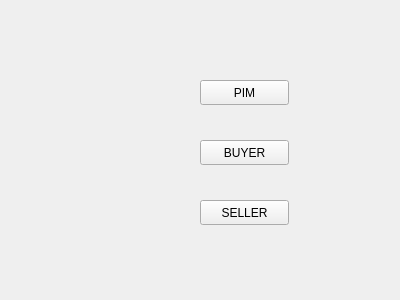
<?xml version="1.0" encoding="UTF-8"?>
<ui version="4.0">
 <class>Userwidget</class>
 <widget class="QWidget" name="Userwidget">
  <property name="geometry">
   <rect>
    <x>0</x>
    <y>0</y>
    <width>400</width>
    <height>300</height>
   </rect>
  </property>
  <property name="windowTitle">
   <string>Form</string>
  </property>
  <widget class="QPushButton" name="pushButton">
   <property name="geometry">
    <rect>
     <x>200</x>
     <y>80</y>
     <width>89</width>
     <height>25</height>
    </rect>
   </property>
   <property name="text">
    <string>PIM</string>
   </property>
  </widget>
  <widget class="QPushButton" name="pushButton_2">
   <property name="geometry">
    <rect>
     <x>200</x>
     <y>140</y>
     <width>89</width>
     <height>25</height>
    </rect>
   </property>
   <property name="text">
    <string>BUYER</string>
   </property>
  </widget>
  <widget class="QPushButton" name="pushButton_3">
   <property name="geometry">
    <rect>
     <x>200</x>
     <y>200</y>
     <width>89</width>
     <height>25</height>
    </rect>
   </property>
   <property name="text">
    <string>SELLER</string>
   </property>
  </widget>
 </widget>
 <resources/>
 <connections/>
</ui>
